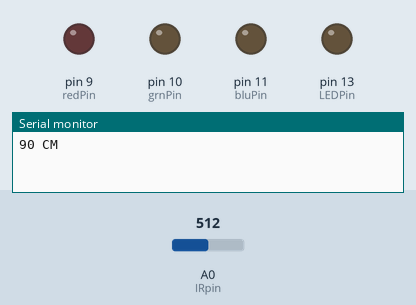
Recording of a sketch running on a simulated Arduino Uno, built with avr-gcc and run on an emulated ATmega328P. Shown: output pins drawn as LEDs (lit = HIGH), the last lines printed to the serial monitor. The test bench sets the inputs (shaded band); at power-on: A0 (IRpin) = 512.

Above: at 1.2 s.
1.3 s: A0 (IRpin) set to 620
At 2.25 s:
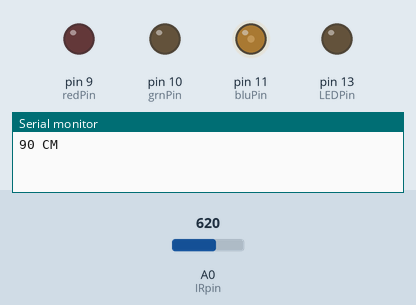
4.3 s: A0 (IRpin) set to 639
At 4.96 s:
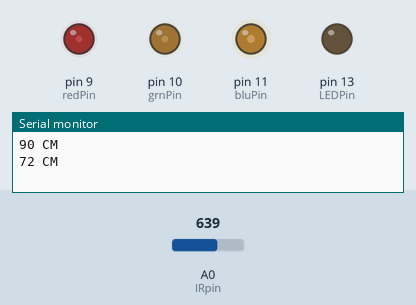
At 6.7 s:
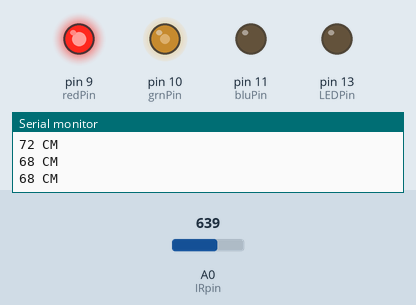
7.3 s: A0 (IRpin) set to 122
At 8.63 s:
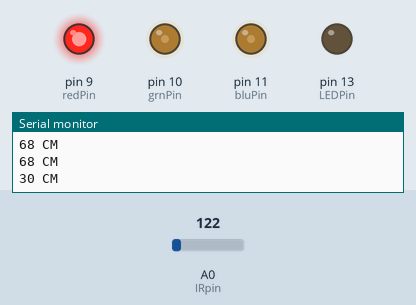
10.3 s: A0 (IRpin) set to 215
12.7 s: A0 (IRpin) set to 240
15.7 s: A0 (IRpin) set to 900
Timing chart, 0 to 19.7 s (numbered marks = the images above; inputs shaded):
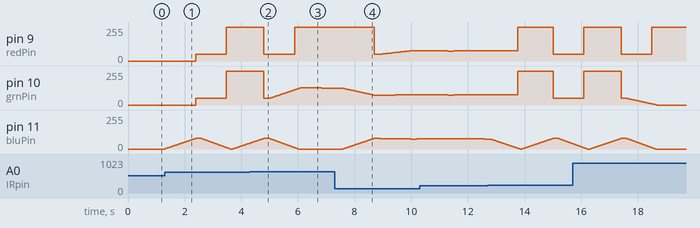

Measured:
- the behaviour switches between 627 and 628 on A0 (IRpin) (found by bisection; images 1 and 2)
- after the input at 4.3 s, pin 11 (bluPin): goes on until 6.0 s, then stays 0/255

The sketch:

rgbFade02InfraredUltrasonicNewFade.ino
```cpp
// Output
int redPin = 9;   // Red LED,   connected to digital pin 9
int grnPin = 10;  // Green LED, connected to digital pin 10
int bluPin = 11;  // Blue LED,  connected to digital pin 11

// Color arrays
int black[3]  = { 0, 0, 0 };
int white[3]  = { 100, 100, 100 };
int red[3]    = { 100, 0, 0 };
int purpule[3]  = { 100, 0, 100 };
int green[3]  = { 0, 100, 0 };
int blue[3]   = { 0, 0, 100 };
//int yellow[3] = { 40, 95, 0 };
int yellow[3] = { 100, 100, 0 };
int orange[3] = { 100, 50, 0 };
int dimWhite[3] = { 30, 30, 30 };
// etc.

// Set initial color
int redVal = black[0];
int grnVal = black[1];
int bluVal = black[2];

int wait = 1;      // 10ms internal crossFade delay; increase for slower fades
int hold = 0;       // Optional hold when a color is complete, before the next crossFade
int DEBUG = 1;      // DEBUG counter; if set to 1, will write values back via serial
int loopCount = 60; // How often should DEBUG report?
int repeat = 0;     // How many times should we loop before stopping? (0 for no stop)
int j = 0;          // Loop counter for repeat

// Initialize color variables
int prevR = redVal;
int prevG = grnVal;
int prevB = bluVal;
///////////////////////////////////
/////////////////////////////////End of new fade initializations
///////////////////////////////

int getPopularElementI(int* a, int length, int delta)
{
  int count = 1, tempCount;
  int popular = a[0];
  int temp = 0;
  for (int i = 0; i < (length - 1); i++)
  {
    temp = a[i];
    tempCount = 0;
    for (int j = 1; j < length; j++)
    {
      if (abs(temp - a[j]) < delta)
        tempCount++;
    }
    if (tempCount > count)
    {
      popular = temp;
      count = tempCount;
    }
  }
  return (int)popular;
}

int getPopularElement(float* a, int length, int delta)
{
  int count = 1, tempCount;
  float popular = a[0];
  float temp = 0;
  for (int i = 0; i < (length - 1); i++)
  {
    temp = a[i];
    tempCount = 0;
    for (int j = 1; j < length; j++)
    {
      if (abs(temp - a[j]) < delta)
        tempCount++;
    }
    if (tempCount > count)
    {
      popular = temp;
      count = tempCount;
    }
  }
  return (int)popular;
}

int IRpin = A0;
const int arrOfData_size=20;
const int delta=10;
float arrOfData[arrOfData_size];// analog pin for reading the IR sensor
int arrOfData_current = 0;
int prev = 0;
void push(float elem) {
  if(arrOfData_current >= arrOfData_size - 1) {
    return;
  }
  arrOfData[arrOfData_current++] = elem;
}

// linear coefficients to calculate the distance
#define SHARP_GP2Y0A710K0F_K 137.5
#define SHARP_GP2Y0A710K0F_B 1.125

float get_distance_from_volts(float volts)
{
  return SHARP_GP2Y0A710K0F_K/(volts - SHARP_GP2Y0A710K0F_B);
}

float distanceFilter(float value)
{
  push(value);
  if(arrOfData_current == arrOfData_size - 1 ){
      prev = getPopularElement(arrOfData, arrOfData_size, delta);
      arrOfData_current = 0;
   }

   return prev;
}

///////////// ultrasonic settings
#define echoPin 8 // Echo Pin
#define trigPin 7 // Trigger Pin
#define LEDPin 13 // Onboard LED

long duration, distance; // Duration used to calculate distance
/////////


#define switchPin 2

#define FADESPEED 20

unsigned long x;
int LED0 = 9;//blue
int LED1 = 10;//green
int LED2 = 11;//red

int STEP_TIME = 50;
int DELAY_TIME = 10;


int STEPS_COUNT = 0;
int DISTANCE = 0;
int prevDist = 0;


//timing
int prevTime = millis();
int currTime = millis();


int deltaDist = 0;
int setDist = 0;


//RGB Strength

int sb = 0; //blue
int sr = 0; //red
int sg = 0; //green


//filter
int filterArr[10] = {0,0,0,0,0,0,0,0,0,0};
int incr = 0;

int maximumRange = 350; // Maximum range needed
int minimumRange = 50; // Minimum range needed

float distanceFilter2(float value, int min, int max)
{
  if(value > max) {
    value = max;
  } else if (value < min) {
    value = min;
  }
   return value;
}

void setup() {

  Serial.begin(9600);
  Serial.setTimeout(4);
  pinMode(LED0, OUTPUT);
  pinMode(LED1, OUTPUT);
  pinMode(LED2, OUTPUT);
  pinMode(switchPin, INPUT);
  digitalWrite(switchPin, HIGH);
/////////////ultrasonic
 pinMode(trigPin, OUTPUT);
 pinMode(echoPin, INPUT);
 pinMode(LEDPin, OUTPUT); // Use LED indicator (if required)
 /////////////////////////////////

}

int getUltrasonicDistance() {
  /* The following trigPin/echoPin cycle is used to determine the
 distance of the nearest object by bouncing soundwaves off of it. */
 digitalWrite(trigPin, LOW);
 delayMicroseconds(2);

 digitalWrite(trigPin, HIGH);
 delayMicroseconds(10);

 digitalWrite(trigPin, LOW);
 duration = pulseIn(echoPin, HIGH);

 //Calculate the distance (in cm) based on the speed of sound.
 distance = duration/58.2;

 if (distance >= maximumRange || distance <= minimumRange){
 /* Send a negative number to computer and Turn LED ON
 to indicate "out of range" */
 //Serial.println("-1");
 digitalWrite(LEDPin, HIGH);
 }
 else {
 /* Send the distance to the computer using Serial protocol, and
 turn LED OFF to indicate successful reading. */
 Serial.println(distance);
 digitalWrite(LEDPin, LOW);
 }

 return distance;
}

int getPopularElement_old(int* a)
{
  int count = 1, tempCount;
  int popular = a[0];
  int temp = 0;
  for (int i = 0; i < 10; i++)
  {
    temp = a[i];
    tempCount = 0;
    for (int j = 1; j < 10; j++)
    {
      if (temp == a[j])
        tempCount++;
    }
    if (tempCount > count)
    {
      popular = temp;
      count = tempCount;
    }
  }
  return popular;
}

const int max_distance = 400;

int smoothColor(int current, int target){
  return current + (target - current)/8;
}

int getStrength(int cur, int mini, int maxi, bool shutOffWhenOutOfLimit = false, bool inverted = false);
void normalMode();

void loop()
{
  //int mode = digitalRead(switchPin);

 // if(mode == 0) {
  //
 // normalMode();
 // } else {
  //  Serial.println("not normal");
  //  simpleMode();
//  }
//  newfademode();
    killerLampFademode();
}
int getDistance() {
  float volts = analogRead(IRpin)*0.0048828125;   // value from sensor * (5/1024) - if running 3.3.volts then change 5 to 3.3
  float dist_cm = get_distance_from_volts(volts);
  return dist_cm;
}

int POP_DELAY = 10;
int POP_DISPERSION = 10;
int SELECTION_NUM = 20;
int getPopDistance() {
  int distances[SELECTION_NUM];
  for(int i = 0; i<SELECTION_NUM; i++) {
    delay(POP_DELAY);
    distances[i] = getDistance();
  }

  return getPopularElementI(distances, SELECTION_NUM, POP_DISPERSION);
}

void normalMode()
{
  int distances[] = {50,150,230,290,350};
  int sb_local, sr_local, sg_local;
  //DISTANCE = getDistance();
  DISTANCE = distanceFilter((int)getUltrasonicDistance());
  Serial.print(DISTANCE);
  Serial.println(" CM");
  currTime = millis();
  delay(DELAY_TIME);
  if(currTime - prevTime > STEP_TIME){
      deltaDist = DISTANCE - prevDist;
      setDist = prevDist;
      STEPS_COUNT = deltaDist/(STEP_TIME/DELAY_TIME);
      prevDist = DISTANCE;
      prevTime = currTime;
  } else {
      setDist += STEPS_COUNT;

      if (setDist <= distances[0]){
        sr_local = 255;
        sg_local = 0;
        sb_local = 0;
      }
      else if ( (setDist > distances[0]) && (setDist <= distances[1]) ) {
            sr_local= 255;
            sg_local = getStrength(setDist, distances[0], distances[1], true, true);
            sb_local = 0;
      }
      else if ( (setDist > distances[1]) && (setDist <= distances[2]) ) {
            sr_local = getStrength(setDist, distances[1], distances[2], true, false);
            sg_local = 255;
            sb_local = 0;
      }
      else if ( (setDist > distances[2]) && (setDist <= distances[3]) ) {
            sr_local = 0;
            sg_local = 255;
            sb_local = getStrength(setDist, distances[2], distances[3], true, true);
      }
      else if ( (setDist > distances[3]) && (setDist <= distances[4]) ) {
            sr_local = 0;
            sg_local = getStrength(setDist, distances[3], distances[4], true, false);
            sb_local = 255;
      }
      else
      {
        sr_local = 0;
        sg_local = 0;
        sb_local = 255;
      }

      sr = smoothColor (sr, sr_local);
      sg = smoothColor (sg, sg_local);
      sb = smoothColor (sb, sb_local);

      analogWrite(LED0, sb);
      analogWrite(LED1, sg);
      analogWrite(LED2, sr);

  }


}

int getStrength(int cur, int mini, int maxi, bool shutOffWhenOutOfLimit, bool inverted)
{
  int str = 0;
  if(cur <= mini)
  {
    if(inverted)
      str = 0;
    else
      str = shutOffWhenOutOfLimit ? 255 : 0;
  }
  else if(cur >= maxi)
    if(inverted)
      str = shutOffWhenOutOfLimit ? 255 : 0;
    else
      str = 0;
   else
   {
      int range = maxi - mini;
      int pos_in_range = cur - mini;
      str = 255/range * (range - pos_in_range);
      str = inverted ? 255 - str : str;
   }

  return str;

}

///////////////////////////
///////////////////Crossfade
void newfademode()
{
  int distances[] = {30,100,170,240,330,400,450};
  int sb_local, sr_local, sg_local;
  DISTANCE = distanceFilter2(getPopDistance(), distances[0], distances[6]);
  //int setDist = getUltrasonicDistance();
  //DISTANCE =  setDist;
  Serial.print(DISTANCE);
  Serial.println(" CM");
  if (DISTANCE <= distances[0]){
        crossFade(dimWhite);
        //crossFade(red);
       // Serial.println("red");
      }
      else if ( (DISTANCE > distances[0]) && (DISTANCE <= distances[1]) ) {
        crossFade(red);
//        crossFade(blue);
       // Serial.println("blue purpule");
      }
      else if ( (DISTANCE > distances[1]) && (DISTANCE <= distances[2]) ) {
        crossFade(orange);
//        crossFade(green);
     //   Serial.println("green blue");
      }
      else if ( (DISTANCE > distances[2]) && (DISTANCE <= distances[3]) ) {
//        crossFade(green);
        crossFade(yellow);
       // Serial.println("yellow green");
      }
      else if ( (DISTANCE > distances[3]) && (DISTANCE <= distances[4]) ) {
        crossFade(green);
//        crossFade(yellow);
      //  Serial.println("orange yellow");
      }
      else if ( (DISTANCE > distances[4]) && (DISTANCE <= distances[5]) ) {
        crossFade(blue);
//        crossFade(red);
     //   Serial.println("red orange");
      }
      else if ( (DISTANCE > distances[5]) && (DISTANCE <= distances[6]) ) {
        crossFade(yellow);
        crossFade(dimWhite);
     //   Serial.println("red orange");
      }
      else
      {
        crossFade(orange);
        crossFade(dimWhite);
      }

  }


void killerLampFademode()
{
  int distances[] = {30,40,50,70,90};
  int sb_local, sr_local, sg_local;
  DISTANCE = distanceFilter2(getPopDistance(), distances[0], distances[4]);
  //int setDist = getUltrasonicDistance();
  //DISTANCE =  setDist;
  Serial.print(DISTANCE);
  Serial.println(" CM");
  if (DISTANCE <= distances[0]){
        crossFade(dimWhite);
        //crossFade(red);
       // Serial.println("red");
      }
      else if ( (DISTANCE > distances[0]) && (DISTANCE <= distances[1]) ) {
        crossFade(red);
//        crossFade(blue);
       // Serial.println("blue purpule");
      }
      else if ( (DISTANCE > distances[1]) && (DISTANCE <= distances[2]) ) {
//        crossFade(orange);
         crossFade(red);
//        crossFade(green);
     //   Serial.println("green blue");
      }
      else if ( (DISTANCE > distances[2]) && (DISTANCE <= distances[3]) ) {
//        crossFade(yellow);
//        crossFade(dimWhite);
crossFade(orange);
      }
      else if ( (DISTANCE > distances[3]) && (DISTANCE <= distances[4]) ) {
        crossFade(yellow);
        crossFade(dimWhite);
      }
      else
      {
        crossFade(orange);
        crossFade(dimWhite);
      }

  }

void newfademode2()
{
  int distances[] = {50,130,200,270,350};
  int sb_local, sr_local, sg_local;
  DISTANCE = distanceFilter2(getPopDistance(), distances[0], distances[4]);
  //int setDist = getUltrasonicDistance();
  //DISTANCE =  setDist;
  Serial.print(DISTANCE);
  Serial.println(" CM");
  if (DISTANCE <= distances[0]){
          crossFade(dimWhite);
//        crossFade(red);
       // crossFade(yellow);
      }
      else if ( (DISTANCE > distances[0]) && (DISTANCE <= distances[1]) ) {
        crossFade(red);
        crossFade(yellow);
      }
      else if ( (DISTANCE > distances[1]) && (DISTANCE <= distances[2]) ) {
        crossFade(yellow);
        crossFade(green);
      }
      else if ( (DISTANCE > distances[2]) && (DISTANCE <= distances[3]) ) {
        crossFade(green);
        crossFade(blue);
      }
      else if ( (DISTANCE > distances[3]) && (DISTANCE <= distances[4]) ) {
        crossFade(blue);
        crossFade(purpule);
      }
      else
      {
        crossFade(purpule);
        crossFade(dimWhite);

      }

  }


void newfademode1()
{
  int distances[] = {5,20,30,40,50};
  int sb_local, sr_local, sg_local;
  //DISTANCE = getDistance();
  DISTANCE = distanceFilter((int)getUltrasonicDistance());
  Serial.print(DISTANCE);
  Serial.println(" CM");
  currTime = millis();
  delay(DELAY_TIME);
  if(currTime - prevTime > STEP_TIME){
      deltaDist = DISTANCE - prevDist;
      setDist = prevDist;
      STEPS_COUNT = deltaDist/(STEP_TIME/DELAY_TIME);
      prevDist = DISTANCE;
      prevTime = currTime;
  } else {
      setDist += STEPS_COUNT;

      if (setDist <= distances[0]){
        crossFade(red);
       // crossFade(yellow);
      }
      else if ( (setDist > distances[0]) && (setDist <= distances[1]) ) {
        crossFade(red);
        crossFade(yellow);
      }
      else if ( (setDist > distances[1]) && (setDist <= distances[2]) ) {
        crossFade(yellow);
        crossFade(green);
      }
      else if ( (setDist > distances[2]) && (setDist <= distances[3]) ) {
        crossFade(green);
        crossFade(blue);
      }
      else if ( (setDist > distances[3]) && (setDist <= distances[4]) ) {
        crossFade(blue);
        crossFade(dimWhite);
      }
      else
      {
        crossFade(white);

      }

  }
 /* if (distance < 25){
    crossFade(red);
    crossFade(yellow);
   } else {
    crossFade(dimWhite);
    crossFade(blue);

   }

  if (repeat) { // Do we loop a finite number of times?
    j += 1;
    if (j >= repeat) { // Are we there yet?
      exit(j);         // If so, stop.
    }
  }*/
}


int calculateStep(int prevValue, int endValue) {
  int step = endValue - prevValue; // What's the overall gap?
  if (step) {                      // If its non-zero,
    step = 1020/step;              //   divide by 1020
  }
  return step;
}

/* The next function is calculateVal. When the loop value, i,
*  reaches the step size appropriate for one of the
*  colors, it increases or decreases the value of that color by 1.
*  (R, G, and B are each calculated separately.)
*/

int calculateVal(int step, int val, int i) {

  if ((step) && i % step == 0) { // If step is non-zero and its time to change a value,
    if (step > 0) {              //   increment the value if step is positive...
      val += 1;
    }
    else if (step < 0) {         //   ...or decrement it if step is negative
      val -= 1;
    }
  }
  // Defensive driving: make sure val stays in the range 0-255
  if (val > 255) {
    val = 255;
  }
  else if (val < 0) {
    val = 0;
  }
  return val;
}

/* crossFade() converts the percentage colors to a
*  0-255 range, then loops 1020 times, checking to see if
*  the value needs to be updated each time, then writing
*  the color values to the correct pins.
*/

void crossFade(int color[3]) {
  // Convert to 0-255
  int R = (color[0] * 255) / 100;
  int G = (color[1] * 255) / 100;
  int B = (color[2] * 255) / 100;

  int stepR = calculateStep(prevR, R);
  int stepG = calculateStep(prevG, G);
  int stepB = calculateStep(prevB, B);

  for (int i = 0; i <= 1020; i++) {
    redVal = calculateVal(stepR, redVal, i);
    grnVal = calculateVal(stepG, grnVal, i);
    bluVal = calculateVal(stepB, bluVal, i);

    analogWrite(redPin, redVal);   // Write current values to LED pins
    analogWrite(grnPin, grnVal);
    analogWrite(bluPin, bluVal);

    delay(wait); // Pause for 'wait' milliseconds before resuming the loop

   /* if (DEBUG) { // If we want serial output, print it at the
      if (i == 0 or i % loopCount == 0) { // beginning, and every loopCount times
        Serial.print("Loop/RGB: #");
        Serial.print(i);
        Serial.print(" | ");
        Serial.print(redVal);
        Serial.print(" / ");
        Serial.print(grnVal);
        Serial.print(" / ");
        Serial.println(bluVal);
      }
      DEBUG += 1;
    }*/
  }
  // Update current values for next loop
  prevR = redVal;
  prevG = grnVal;
  prevB = bluVal;
  delay(hold); // Pause for optional 'wait' milliseconds before resuming the loop
}
```
